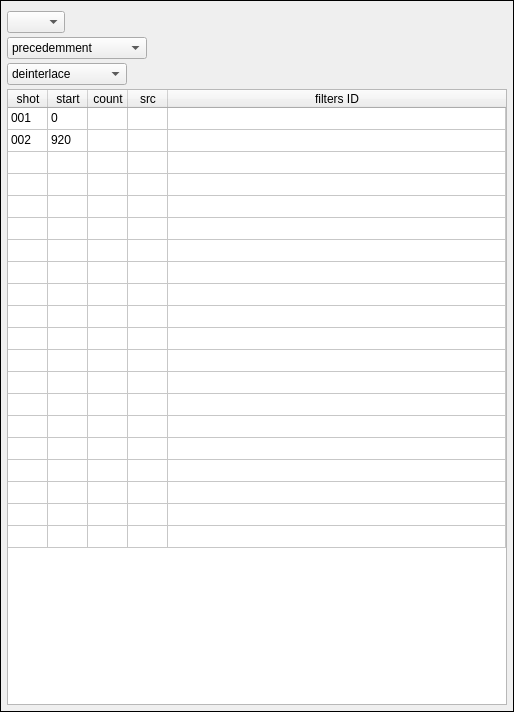
<?xml version="1.0" encoding="UTF-8"?>
<ui version="4.0">
 <class>widget_selection</class>
 <widget class="QWidget" name="widget_selection">
  <property name="geometry">
   <rect>
    <x>0</x>
    <y>0</y>
    <width>514</width>
    <height>712</height>
   </rect>
  </property>
  <property name="windowTitle">
   <string>Form</string>
  </property>
  <layout class="QVBoxLayout" name="verticalLayout_2">
   <property name="spacing">
    <number>0</number>
   </property>
   <property name="leftMargin">
    <number>0</number>
   </property>
   <property name="topMargin">
    <number>0</number>
   </property>
   <property name="rightMargin">
    <number>0</number>
   </property>
   <property name="bottomMargin">
    <number>0</number>
   </property>
   <item>
    <widget class="QFrame" name="frame">
     <property name="frameShape">
      <enum>QFrame::Panel</enum>
     </property>
     <property name="frameShadow">
      <enum>QFrame::Plain</enum>
     </property>
     <layout class="QVBoxLayout" name="verticalLayout">
      <property name="spacing">
       <number>4</number>
      </property>
      <property name="leftMargin">
       <number>6</number>
      </property>
      <property name="topMargin">
       <number>6</number>
      </property>
      <property name="rightMargin">
       <number>6</number>
      </property>
      <property name="bottomMargin">
       <number>6</number>
      </property>
      <item>
       <widget class="Widget_app_controls" name="widget_app_controls" native="true"/>
      </item>
      <item>
       <widget class="QComboBox" name="comboBox_episode">
        <property name="sizePolicy">
         <sizepolicy hsizetype="Maximum" vsizetype="Fixed">
          <horstretch>0</horstretch>
          <verstretch>0</verstretch>
         </sizepolicy>
        </property>
        <item>
         <property name="text">
          <string/>
         </property>
        </item>
        <item>
         <property name="text">
          <string>ep01</string>
         </property>
        </item>
       </widget>
      </item>
      <item>
       <widget class="QComboBox" name="comboBox_part">
        <property name="sizePolicy">
         <sizepolicy hsizetype="Preferred" vsizetype="Fixed">
          <horstretch>0</horstretch>
          <verstretch>0</verstretch>
         </sizepolicy>
        </property>
        <property name="maximumSize">
         <size>
          <width>140</width>
          <height>16777215</height>
         </size>
        </property>
        <item>
         <property name="text">
          <string>precedemment</string>
         </property>
        </item>
        <item>
         <property name="text">
          <string>g_debut</string>
         </property>
        </item>
        <item>
         <property name="text">
          <string>episode</string>
         </property>
        </item>
        <item>
         <property name="text">
          <string>g_asuivre</string>
         </property>
        </item>
        <item>
         <property name="text">
          <string>asuivre</string>
         </property>
        </item>
        <item>
         <property name="text">
          <string>g_reportage</string>
         </property>
        </item>
        <item>
         <property name="text">
          <string>reportage</string>
         </property>
        </item>
        <item>
         <property name="text">
          <string>g_fin</string>
         </property>
        </item>
       </widget>
      </item>
      <item>
       <widget class="QComboBox" name="comboBox_step">
        <property name="sizePolicy">
         <sizepolicy hsizetype="Preferred" vsizetype="Fixed">
          <horstretch>0</horstretch>
          <verstretch>0</verstretch>
         </sizepolicy>
        </property>
        <property name="maximumSize">
         <size>
          <width>120</width>
          <height>16777215</height>
         </size>
        </property>
        <item>
         <property name="text">
          <string>deinterlace</string>
         </property>
        </item>
       </widget>
      </item>
      <item>
       <widget class="QTableWidget" name="tableWidget_shots">
        <property name="minimumSize">
         <size>
          <width>0</width>
          <height>600</height>
         </size>
        </property>
        <property name="frameShape">
         <enum>QFrame::StyledPanel</enum>
        </property>
        <property name="frameShadow">
         <enum>QFrame::Sunken</enum>
        </property>
        <property name="horizontalScrollBarPolicy">
         <enum>Qt::ScrollBarAsNeeded</enum>
        </property>
        <property name="sizeAdjustPolicy">
         <enum>QAbstractScrollArea::AdjustToContentsOnFirstShow</enum>
        </property>
        <property name="editTriggers">
         <set>QAbstractItemView::SelectedClicked</set>
        </property>
        <property name="showDropIndicator" stdset="0">
         <bool>false</bool>
        </property>
        <property name="dragDropOverwriteMode">
         <bool>false</bool>
        </property>
        <property name="selectionMode">
         <enum>QAbstractItemView::ContiguousSelection</enum>
        </property>
        <property name="selectionBehavior">
         <enum>QAbstractItemView::SelectRows</enum>
        </property>
        <property name="showGrid">
         <bool>true</bool>
        </property>
        <property name="wordWrap">
         <bool>false</bool>
        </property>
        <property name="cornerButtonEnabled">
         <bool>false</bool>
        </property>
        <property name="rowCount">
         <number>20</number>
        </property>
        <property name="columnCount">
         <number>5</number>
        </property>
        <attribute name="horizontalHeaderVisible">
         <bool>true</bool>
        </attribute>
        <attribute name="horizontalHeaderMinimumSectionSize">
         <number>28</number>
        </attribute>
        <attribute name="horizontalHeaderDefaultSectionSize">
         <number>40</number>
        </attribute>
        <attribute name="horizontalHeaderStretchLastSection">
         <bool>true</bool>
        </attribute>
        <attribute name="verticalHeaderVisible">
         <bool>false</bool>
        </attribute>
        <attribute name="verticalHeaderMinimumSectionSize">
         <number>22</number>
        </attribute>
        <attribute name="verticalHeaderDefaultSectionSize">
         <number>22</number>
        </attribute>
        <attribute name="verticalHeaderHighlightSections">
         <bool>true</bool>
        </attribute>
        <attribute name="verticalHeaderShowSortIndicator" stdset="0">
         <bool>false</bool>
        </attribute>
        <attribute name="verticalHeaderStretchLastSection">
         <bool>false</bool>
        </attribute>
        <row>
         <property name="text">
          <string>001</string>
         </property>
        </row>
        <row>
         <property name="text">
          <string>002</string>
         </property>
        </row>
        <row/>
        <row/>
        <row/>
        <row/>
        <row/>
        <row/>
        <row/>
        <row/>
        <row/>
        <row/>
        <row/>
        <row/>
        <row/>
        <row/>
        <row/>
        <row/>
        <row/>
        <row/>
        <column>
         <property name="text">
          <string>shot</string>
         </property>
        </column>
        <column>
         <property name="text">
          <string>start</string>
         </property>
        </column>
        <column>
         <property name="text">
          <string>count</string>
         </property>
        </column>
        <column>
         <property name="text">
          <string>src</string>
         </property>
        </column>
        <column>
         <property name="text">
          <string>filters ID</string>
         </property>
        </column>
        <item row="0" column="0">
         <property name="text">
          <string>001</string>
         </property>
         <property name="flags">
          <set>ItemIsSelectable|ItemIsEnabled</set>
         </property>
        </item>
        <item row="0" column="1">
         <property name="text">
          <string>0</string>
         </property>
        </item>
        <item row="1" column="0">
         <property name="text">
          <string>002</string>
         </property>
        </item>
        <item row="1" column="1">
         <property name="text">
          <string>920</string>
         </property>
        </item>
       </widget>
      </item>
     </layout>
    </widget>
   </item>
  </layout>
 </widget>
 <customwidgets>
  <customwidget>
   <class>Widget_app_controls</class>
   <extends>QWidget</extends>
   <header location="global">common.widget_app_controls</header>
   <container>1</container>
  </customwidget>
 </customwidgets>
 <resources/>
 <connections/>
</ui>
